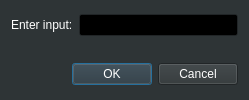
<?xml version="1.0" encoding="UTF-8"?>
<ui version="4.0">
 <class>AddUnit</class>
 <widget class="QDialog" name="AddUnit">
  <property name="windowModality">
   <enum>Qt::NonModal</enum>
  </property>
  <property name="geometry">
   <rect>
    <x>0</x>
    <y>0</y>
    <width>249</width>
    <height>100</height>
   </rect>
  </property>
  <property name="sizePolicy">
   <sizepolicy hsizetype="Fixed" vsizetype="Fixed">
    <horstretch>0</horstretch>
    <verstretch>0</verstretch>
   </sizepolicy>
  </property>
  <property name="palette">
   <palette>
    <active>
     <colorrole role="WindowText">
      <brush brushstyle="SolidPattern">
       <color alpha="255">
        <red>255</red>
        <green>255</green>
        <blue>255</blue>
       </color>
      </brush>
     </colorrole>
     <colorrole role="Button">
      <brush brushstyle="SolidPattern">
       <color alpha="255">
        <red>46</red>
        <green>52</green>
        <blue>54</blue>
       </color>
      </brush>
     </colorrole>
     <colorrole role="Light">
      <brush brushstyle="SolidPattern">
       <color alpha="255">
        <red>69</red>
        <green>78</green>
        <blue>81</blue>
       </color>
      </brush>
     </colorrole>
     <colorrole role="Midlight">
      <brush brushstyle="SolidPattern">
       <color alpha="255">
        <red>57</red>
        <green>65</green>
        <blue>67</blue>
       </color>
      </brush>
     </colorrole>
     <colorrole role="Dark">
      <brush brushstyle="SolidPattern">
       <color alpha="255">
        <red>23</red>
        <green>26</green>
        <blue>27</blue>
       </color>
      </brush>
     </colorrole>
     <colorrole role="Mid">
      <brush brushstyle="SolidPattern">
       <color alpha="255">
        <red>30</red>
        <green>34</green>
        <blue>36</blue>
       </color>
      </brush>
     </colorrole>
     <colorrole role="Text">
      <brush brushstyle="SolidPattern">
       <color alpha="255">
        <red>255</red>
        <green>255</green>
        <blue>255</blue>
       </color>
      </brush>
     </colorrole>
     <colorrole role="BrightText">
      <brush brushstyle="SolidPattern">
       <color alpha="255">
        <red>255</red>
        <green>255</green>
        <blue>255</blue>
       </color>
      </brush>
     </colorrole>
     <colorrole role="ButtonText">
      <brush brushstyle="SolidPattern">
       <color alpha="255">
        <red>255</red>
        <green>255</green>
        <blue>255</blue>
       </color>
      </brush>
     </colorrole>
     <colorrole role="Base">
      <brush brushstyle="SolidPattern">
       <color alpha="255">
        <red>0</red>
        <green>0</green>
        <blue>0</blue>
       </color>
      </brush>
     </colorrole>
     <colorrole role="Window">
      <brush brushstyle="SolidPattern">
       <color alpha="255">
        <red>46</red>
        <green>52</green>
        <blue>54</blue>
       </color>
      </brush>
     </colorrole>
     <colorrole role="Shadow">
      <brush brushstyle="SolidPattern">
       <color alpha="255">
        <red>0</red>
        <green>0</green>
        <blue>0</blue>
       </color>
      </brush>
     </colorrole>
     <colorrole role="AlternateBase">
      <brush brushstyle="SolidPattern">
       <color alpha="255">
        <red>23</red>
        <green>26</green>
        <blue>27</blue>
       </color>
      </brush>
     </colorrole>
     <colorrole role="ToolTipBase">
      <brush brushstyle="SolidPattern">
       <color alpha="255">
        <red>255</red>
        <green>255</green>
        <blue>220</blue>
       </color>
      </brush>
     </colorrole>
     <colorrole role="ToolTipText">
      <brush brushstyle="SolidPattern">
       <color alpha="255">
        <red>0</red>
        <green>0</green>
        <blue>0</blue>
       </color>
      </brush>
     </colorrole>
    </active>
    <inactive>
     <colorrole role="WindowText">
      <brush brushstyle="SolidPattern">
       <color alpha="255">
        <red>255</red>
        <green>255</green>
        <blue>255</blue>
       </color>
      </brush>
     </colorrole>
     <colorrole role="Button">
      <brush brushstyle="SolidPattern">
       <color alpha="255">
        <red>46</red>
        <green>52</green>
        <blue>54</blue>
       </color>
      </brush>
     </colorrole>
     <colorrole role="Light">
      <brush brushstyle="SolidPattern">
       <color alpha="255">
        <red>69</red>
        <green>78</green>
        <blue>81</blue>
       </color>
      </brush>
     </colorrole>
     <colorrole role="Midlight">
      <brush brushstyle="SolidPattern">
       <color alpha="255">
        <red>57</red>
        <green>65</green>
        <blue>67</blue>
       </color>
      </brush>
     </colorrole>
     <colorrole role="Dark">
      <brush brushstyle="SolidPattern">
       <color alpha="255">
        <red>23</red>
        <green>26</green>
        <blue>27</blue>
       </color>
      </brush>
     </colorrole>
     <colorrole role="Mid">
      <brush brushstyle="SolidPattern">
       <color alpha="255">
        <red>30</red>
        <green>34</green>
        <blue>36</blue>
       </color>
      </brush>
     </colorrole>
     <colorrole role="Text">
      <brush brushstyle="SolidPattern">
       <color alpha="255">
        <red>255</red>
        <green>255</green>
        <blue>255</blue>
       </color>
      </brush>
     </colorrole>
     <colorrole role="BrightText">
      <brush brushstyle="SolidPattern">
       <color alpha="255">
        <red>255</red>
        <green>255</green>
        <blue>255</blue>
       </color>
      </brush>
     </colorrole>
     <colorrole role="ButtonText">
      <brush brushstyle="SolidPattern">
       <color alpha="255">
        <red>255</red>
        <green>255</green>
        <blue>255</blue>
       </color>
      </brush>
     </colorrole>
     <colorrole role="Base">
      <brush brushstyle="SolidPattern">
       <color alpha="255">
        <red>0</red>
        <green>0</green>
        <blue>0</blue>
       </color>
      </brush>
     </colorrole>
     <colorrole role="Window">
      <brush brushstyle="SolidPattern">
       <color alpha="255">
        <red>46</red>
        <green>52</green>
        <blue>54</blue>
       </color>
      </brush>
     </colorrole>
     <colorrole role="Shadow">
      <brush brushstyle="SolidPattern">
       <color alpha="255">
        <red>0</red>
        <green>0</green>
        <blue>0</blue>
       </color>
      </brush>
     </colorrole>
     <colorrole role="AlternateBase">
      <brush brushstyle="SolidPattern">
       <color alpha="255">
        <red>23</red>
        <green>26</green>
        <blue>27</blue>
       </color>
      </brush>
     </colorrole>
     <colorrole role="ToolTipBase">
      <brush brushstyle="SolidPattern">
       <color alpha="255">
        <red>255</red>
        <green>255</green>
        <blue>220</blue>
       </color>
      </brush>
     </colorrole>
     <colorrole role="ToolTipText">
      <brush brushstyle="SolidPattern">
       <color alpha="255">
        <red>0</red>
        <green>0</green>
        <blue>0</blue>
       </color>
      </brush>
     </colorrole>
    </inactive>
    <disabled>
     <colorrole role="WindowText">
      <brush brushstyle="SolidPattern">
       <color alpha="255">
        <red>23</red>
        <green>26</green>
        <blue>27</blue>
       </color>
      </brush>
     </colorrole>
     <colorrole role="Button">
      <brush brushstyle="SolidPattern">
       <color alpha="255">
        <red>46</red>
        <green>52</green>
        <blue>54</blue>
       </color>
      </brush>
     </colorrole>
     <colorrole role="Light">
      <brush brushstyle="SolidPattern">
       <color alpha="255">
        <red>69</red>
        <green>78</green>
        <blue>81</blue>
       </color>
      </brush>
     </colorrole>
     <colorrole role="Midlight">
      <brush brushstyle="SolidPattern">
       <color alpha="255">
        <red>57</red>
        <green>65</green>
        <blue>67</blue>
       </color>
      </brush>
     </colorrole>
     <colorrole role="Dark">
      <brush brushstyle="SolidPattern">
       <color alpha="255">
        <red>23</red>
        <green>26</green>
        <blue>27</blue>
       </color>
      </brush>
     </colorrole>
     <colorrole role="Mid">
      <brush brushstyle="SolidPattern">
       <color alpha="255">
        <red>30</red>
        <green>34</green>
        <blue>36</blue>
       </color>
      </brush>
     </colorrole>
     <colorrole role="Text">
      <brush brushstyle="SolidPattern">
       <color alpha="255">
        <red>23</red>
        <green>26</green>
        <blue>27</blue>
       </color>
      </brush>
     </colorrole>
     <colorrole role="BrightText">
      <brush brushstyle="SolidPattern">
       <color alpha="255">
        <red>255</red>
        <green>255</green>
        <blue>255</blue>
       </color>
      </brush>
     </colorrole>
     <colorrole role="ButtonText">
      <brush brushstyle="SolidPattern">
       <color alpha="255">
        <red>23</red>
        <green>26</green>
        <blue>27</blue>
       </color>
      </brush>
     </colorrole>
     <colorrole role="Base">
      <brush brushstyle="SolidPattern">
       <color alpha="255">
        <red>46</red>
        <green>52</green>
        <blue>54</blue>
       </color>
      </brush>
     </colorrole>
     <colorrole role="Window">
      <brush brushstyle="SolidPattern">
       <color alpha="255">
        <red>46</red>
        <green>52</green>
        <blue>54</blue>
       </color>
      </brush>
     </colorrole>
     <colorrole role="Shadow">
      <brush brushstyle="SolidPattern">
       <color alpha="255">
        <red>0</red>
        <green>0</green>
        <blue>0</blue>
       </color>
      </brush>
     </colorrole>
     <colorrole role="AlternateBase">
      <brush brushstyle="SolidPattern">
       <color alpha="255">
        <red>46</red>
        <green>52</green>
        <blue>54</blue>
       </color>
      </brush>
     </colorrole>
     <colorrole role="ToolTipBase">
      <brush brushstyle="SolidPattern">
       <color alpha="255">
        <red>255</red>
        <green>255</green>
        <blue>220</blue>
       </color>
      </brush>
     </colorrole>
     <colorrole role="ToolTipText">
      <brush brushstyle="SolidPattern">
       <color alpha="255">
        <red>0</red>
        <green>0</green>
        <blue>0</blue>
       </color>
      </brush>
     </colorrole>
    </disabled>
   </palette>
  </property>
  <property name="windowTitle">
   <string>Dialog</string>
  </property>
  <layout class="QVBoxLayout" name="verticalLayout">
   <item>
    <layout class="QHBoxLayout" name="horizontalLayout">
     <item>
      <widget class="QLabel" name="label">
       <property name="text">
        <string>Enter input:</string>
       </property>
      </widget>
     </item>
     <item>
      <widget class="QLineEdit" name="InputField"/>
     </item>
    </layout>
   </item>
   <item>
    <spacer name="verticalSpacer_2">
     <property name="orientation">
      <enum>Qt::Vertical</enum>
     </property>
     <property name="sizeType">
      <enum>QSizePolicy::Fixed</enum>
     </property>
     <property name="sizeHint" stdset="0">
      <size>
       <width>20</width>
       <height>18</height>
      </size>
     </property>
    </spacer>
   </item>
   <item>
    <widget class="QDialogButtonBox" name="buttonBox">
     <property name="orientation">
      <enum>Qt::Horizontal</enum>
     </property>
     <property name="standardButtons">
      <set>QDialogButtonBox::Cancel|QDialogButtonBox::Ok</set>
     </property>
    </widget>
   </item>
  </layout>
 </widget>
 <resources/>
 <connections>
  <connection>
   <sender>buttonBox</sender>
   <signal>accepted()</signal>
   <receiver>AddUnit</receiver>
   <slot>accept()</slot>
   <hints>
    <hint type="sourcelabel">
     <x>248</x>
     <y>254</y>
    </hint>
    <hint type="destinationlabel">
     <x>157</x>
     <y>274</y>
    </hint>
   </hints>
  </connection>
  <connection>
   <sender>buttonBox</sender>
   <signal>rejected()</signal>
   <receiver>AddUnit</receiver>
   <slot>reject()</slot>
   <hints>
    <hint type="sourcelabel">
     <x>316</x>
     <y>260</y>
    </hint>
    <hint type="destinationlabel">
     <x>286</x>
     <y>274</y>
    </hint>
   </hints>
  </connection>
 </connections>
</ui>
